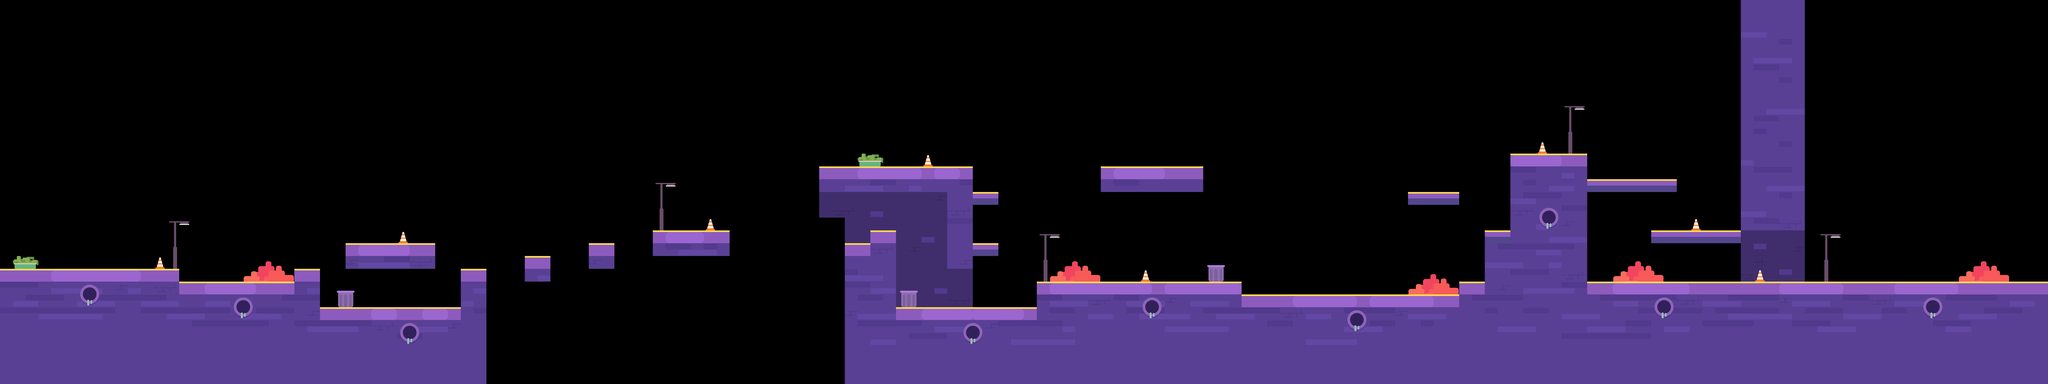

A 2D game scene composited from a Tiled map and its tileset images. What follows is a short description and the map's XML, with each tile layer's data collapsed to a summary:
An orthogonal 160x30 tile map with 80x80 px tiles, 9 tile layers (dixing, zhuangshi02, dimian, dimianzhuangshi, ...).

<map version="1.0" orientation="orthogonal" renderorder="right-down" width="160" height="30" tilewidth="80" tileheight="80">
 <tileset firstgid="1" name="bj_2_1" tilewidth="80" tileheight="80">
  <image source="bj_2_1.png" width="1040" height="640" />
 </tileset>
 <layer name="dixing" width="160" height="30">
  <data>[4800 cells, 1372 non-empty, 3 distinct tile ids]</data>
 </layer>
 <layer name="zhuangshi02" width="160" height="30">
  <data>[4800 cells, 40 non-empty, 8 distinct tile ids]</data>
 </layer>
 <layer name="dimian" width="160" height="30">
  <data>[4800 cells, 167 non-empty, 1 distinct tile ids]</data>
 </layer>
 <layer name="dimianzhuangshi" width="160" height="30">
  <data>[4800 cells, 85 non-empty, 2 distinct tile ids]</data>
 </layer>
 <layer name="dixingzhuangshi" width="160" height="30">
  <data>[4800 cells, 210 non-empty, 5 distinct tile ids]</data>
 </layer>
 <layer name="dixingzhuangshi01" width="160" height="30">
  <data>[4800 cells, 175 non-empty, 1 distinct tile ids]</data>
 </layer>
 <layer name="dixingzhuangshi02" width="160" height="30">
  <data>[4800 cells, 36 non-empty, 4 distinct tile ids]</data>
 </layer>
 <layer name="dixingzhuangshi03" width="160" height="30">
  <data>[4800 cells, 37 non-empty, 3 distinct tile ids]</data>
 </layer>
 <layer name="zhuangshi01" width="160" height="30">
  <data>[4800 cells, 64 non-empty, 15 distinct tile ids]</data>
 </layer>
</map>
